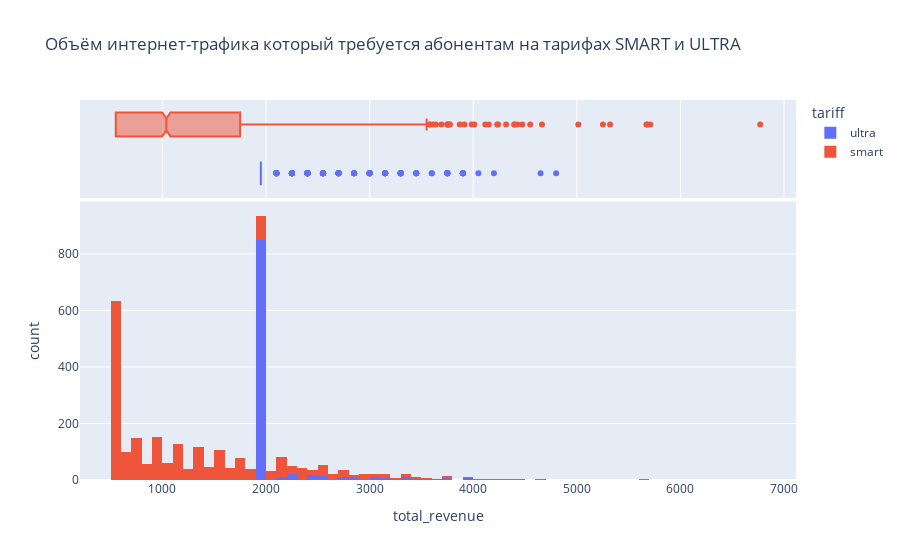

Notebook source saved alongside this figure:
### Markdown cell above
Из сводной таблицы видим, что **тариф SMART более популярен** у абонентов. В течении года люди выбирали его в 2 раза чаще чем тариф ULTRA.

Средняя выручка на тарифе **SMART** получилась **1294** руб. Это в 2 раза больше ежемесячной платы. Следовательно люди на данном тарифе активно пользуются услугами сверх тарифного пакета.
Средняя выручка на тарифе **ULTRA** получилась **2071** руб. Она практически равна ежемесячной плате на данном тарифе. Дополнительно здесь ни чего не покупают, всех услуг хватает с запасом.

Общая выручка на тарифе **SMART 2,9 млн.руб**. На тарифе **ULTRA 2 млн.руб**. Выручка различается, но не в разы.

### Code cell
px.histogram(df, x = 'total_revenue', color = 'tariff', marginal = 'box',
                  title = 'Объём интернет-трафика который требуется абонентам на тарифах SMART и ULTRA')

### Figure 1 — Plotly figure (JSON) as saved in the notebook; plotly's stock layout.template omitted (floating-point values rounded to 4 significant figures; data arrays with more than 128 entries replaced by an {"elided": "..."} marker saying what was removed)
{"data": [{"alignmentgroup": "True", "bingroup": "x", "hovertemplate": "tariff=ultra<br>total_revenue=%{x}<br>count=%{y}<extra></extra>", "legendgroup": "ultra", "marker": {"color": "#636efa", "pattern": {"shape": ""}}, "name": "ultra", "offsetgroup": "ultra", "orientation": "v", "showlegend": true, "type": "histogram", "x": {"elided": "984 int values"}, "xaxis": "x", "yaxis": "y"}, {"alignmentgroup": "True", "hovertemplate": "tariff=ultra<br>total_revenue=%{x}<extra></extra>", "legendgroup": "ultra", "marker": {"color": "#636efa"}, "name": "ultra", "notched": true, "offsetgroup": "ultra", "showlegend": false, "type": "box", "x": {"elided": "984 int values"}, "xaxis": "x2", "yaxis": "y2"}, {"alignmentgroup": "True", "bingroup": "x", "hovertemplate": "tariff=smart<br>total_revenue=%{x}<br>count=%{y}<extra></extra>", "legendgroup": "smart", "marker": {"color": "#EF553B", "pattern": {"shape": ""}}, "name": "smart", "offsetgroup": "smart", "orientation": "v", "showlegend": true, "type": "histogram", "x": {"elided": "2229 int values"}, "xaxis": "x", "yaxis": "y"}, {"alignmentgroup": "True", "hovertemplate": "tariff=smart<br>total_revenue=%{x}<extra></extra>", "legendgroup": "smart", "marker": {"color": "#EF553B"}, "name": "smart", "notched": true, "offsetgroup": "smart", "showlegend": false, "type": "box", "x": {"elided": "2229 int values"}, "xaxis": "x2", "yaxis": "y2"}], "layout": {"barmode": "relative", "legend": {"title": {"text": "tariff"}, "tracegroupgap": 0}, "title": {"text": "Объём интернет-трафика который требуется абонентам на тарифах SMART и ULTRA"}, "xaxis": {"anchor": "y", "domain": [0, 1], "title": {"text": "total_revenue"}}, "xaxis2": {"anchor": "y2", "domain": [0, 1], "matches": "x", "showgrid": true, "showticklabels": false}, "yaxis": {"anchor": "x", "domain": [0, 0.7326], "title": {"text": "count"}}, "yaxis2": {"anchor": "x2", "domain": [0.7426, 1], "matches": "y2", "showgrid": false, "showline": false, "showticklabels": false, "ticks": ""}}}
